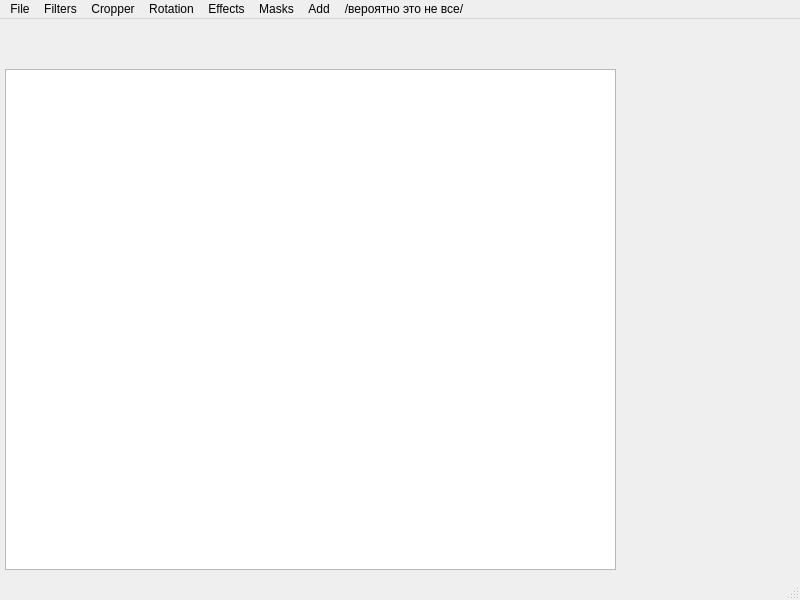
<?xml version="1.0" encoding="UTF-8"?>
<ui version="4.0">
    <class>MainWindow</class>
    <widget class="QMainWindow" name="MainWindow">
        <property name="geometry">
            <rect>
                <x>0</x>
                <y>0</y>
                <width>800</width>
                <height>600</height>
            </rect>
        </property>
        <property name="windowTitle">
            <string>MainWindow</string>
        </property>
        <widget class="QWidget" name="centralwidget">
            <widget class="QGraphicsView" name="graphicsView">
                <property name="geometry">
                    <rect>
                        <x>5</x>
                        <y>50</y>
                        <width>611</width>
                        <height>501</height>
                    </rect>
                </property>
            </widget>
        </widget>
        <widget class="QMenuBar" name="menubar">
            <property name="geometry">
                <rect>
                    <x>0</x>
                    <y>0</y>
                    <width>800</width>
                    <height>21</height>
                </rect>
            </property>
            <widget class="QMenu" name="menuOpen_File">
                <property name="title">
                    <string>File</string>
                </property>
                <addaction name="actionOpen"/>
                <addaction name="actionNew"/>
                <addaction name="separator"/>
                <addaction name="actionSave"/>
                <addaction name="actionSave_As"/>
            </widget>
            <widget class="QMenu" name="menuFilters">
                <property name="title">
                    <string>Filters</string>
                </property>
                <widget class="QMenu" name="menuJust_Blue">
                    <property name="title">
                        <string>Colors</string>
                    </property>
                    <addaction name="actionJust_Red"/>
                    <addaction name="actionJust_Green"/>
                    <addaction name="actionJust_Blue_2"/>
                </widget>
                <widget class="QMenu" name="menuCurvies">
                    <property name="title">
                        <string>Curvies</string>
                    </property>
                </widget>
                <addaction name="actionSepia"/>
                <addaction name="actionNegative"/>
                <addaction name="separator"/>
                <addaction name="menuJust_Blue"/>
                <addaction name="menuCurvies"/>
            </widget>
            <widget class="QMenu" name="menuCropper">
                <property name="title">
                    <string>Cropper</string>
                </property>
                <widget class="QMenu" name="menuShape">
                    <property name="title">
                        <string>Shape</string>
                    </property>
                    <addaction name="actionSquare_2"/>
                    <addaction name="actionTriangle_2"/>
                    <addaction name="actionCircle"/>
                </widget>
                <widget class="QMenu" name="menuAspect_Ratio">
                    <property name="title">
                        <string>Aspect Ratio</string>
                    </property>
                    <addaction name="action3_4"/>
                    <addaction name="action4_4"/>
                    <addaction name="action16_10"/>
                    <addaction name="action3_2"/>
                </widget>
                <widget class="QMenu" name="menuFor_Social_Network">
                    <property name="title">
                        <string>For Social Network</string>
                    </property>
                    <addaction name="actionInstagram_Stories_2"/>
                    <addaction name="actionTwitter_Youtube_Header"/>
                </widget>
                <addaction name="menuShape"/>
                <addaction name="menuAspect_Ratio"/>
                <addaction name="menuFor_Social_Network"/>
                <addaction name="separator"/>
                <addaction name="actionFree_Crop"/>
            </widget>
            <widget class="QMenu" name="menuRotation">
                <property name="title">
                    <string>Rotation</string>
                </property>
                <addaction name="actionLeft"/>
                <addaction name="actionRight"/>
                <addaction name="actionFlip_from_right_to_left"/>
                <addaction name="actionFlip_vertically"/>
            </widget>
            <widget class="QMenu" name="menuEffects">
                <property name="title">
                    <string>Effects</string>
                </property>
                <addaction name="action_4"/>
            </widget>
            <widget class="QMenu" name="menuMasks">
                <property name="title">
                    <string>Masks</string>
                </property>
                <addaction name="action_5"/>
            </widget>
            <widget class="QMenu" name="menuAdd">
                <property name="title">
                    <string>Add</string>
                </property>
                <addaction name="actionSTicker"/>
                <addaction name="actionPhoto"/>
                <addaction name="actionText"/>
            </widget>
            <widget class="QMenu" name="menu">
                <property name="title">
                    <string>/вероятно это не все/</string>
                </property>
            </widget>
            <addaction name="menuOpen_File"/>
            <addaction name="menuFilters"/>
            <addaction name="menuCropper"/>
            <addaction name="menuRotation"/>
            <addaction name="menuEffects"/>
            <addaction name="menuMasks"/>
            <addaction name="menuAdd"/>
            <addaction name="menu"/>
        </widget>
        <widget class="QStatusBar" name="statusbar"/>
        <action name="actionSepia">
            <property name="text">
                <string>Sepia</string>
            </property>
        </action>
        <action name="actionNegative">
            <property name="text">
                <string>Negative</string>
            </property>
        </action>
        <action name="actionJust_Green">
            <property name="text">
                <string>Just Green</string>
            </property>
        </action>
        <action name="actionJust_Red">
            <property name="text">
                <string>Just Red</string>
            </property>
        </action>
        <action name="actionSquare">
            <property name="text">
                <string>Square</string>
            </property>
        </action>
        <action name="actionTriangle">
            <property name="text">
                <string>Triangle</string>
            </property>
        </action>
        <action name="action16_9">
            <property name="text">
                <string>16:9</string>
            </property>
        </action>
        <action name="action4_3">
            <property name="text">
                <string>4:3</string>
            </property>
        </action>
        <action name="action9_16">
            <property name="text">
                <string>9:16</string>
            </property>
        </action>
        <action name="actionSquare_2">
            <property name="text">
                <string>Square</string>
            </property>
        </action>
        <action name="actionTriangle_2">
            <property name="text">
                <string>Triangle</string>
            </property>
        </action>
        <action name="actionCircle">
            <property name="text">
                <string>Circle</string>
            </property>
        </action>
        <action name="action4_4">
            <property name="text">
                <string>4:3</string>
            </property>
        </action>
        <action name="action16_10">
            <property name="text">
                <string>16:9</string>
            </property>
        </action>
        <action name="action3_4">
            <property name="text">
                <string>3:4</string>
            </property>
        </action>
        <action name="action9_17">
            <property name="text">
                <string>9:16</string>
            </property>
        </action>
        <action name="action3_2">
            <property name="text">
                <string>3:2</string>
            </property>
        </action>
        <action name="actionInstagram_Stories">
            <property name="text">
                <string>Instagram Stories</string>
            </property>
        </action>
        <action name="actionInstagram_Stories_2">
            <property name="text">
                <string>Instagram Stories</string>
            </property>
        </action>
        <action name="actionTwitter_Youtube_Header">
            <property name="text">
                <string>Twitter/Youtube Header</string>
            </property>
        </action>
        <action name="actionFree_Crop">
            <property name="text">
                <string>Free Crop</string>
            </property>
        </action>
        <action name="actionJust_Blue_2">
            <property name="text">
                <string>Just Blue</string>
            </property>
        </action>
        <action name="actionLeft">
            <property name="text">
                <string>Left</string>
            </property>
        </action>
        <action name="actionRight">
            <property name="text">
                <string>Right</string>
            </property>
        </action>
        <action name="actionFlip_from_right_to_left">
            <property name="text">
                <string>Flip Horizontally</string>
            </property>
        </action>
        <action name="actionFlip_vertically">
            <property name="text">
                <string>Flip Vertically</string>
            </property>
        </action>
        <action name="action_4">
            <property name="text">
                <string>/буду дополнять и пополнять/</string>
            </property>
        </action>
        <action name="action_5">
            <property name="text">
                <string>/дополнять/</string>
            </property>
        </action>
        <action name="actionOpen">
            <property name="text">
                <string>Open</string>
            </property>
        </action>
        <action name="actionNew">
            <property name="text">
                <string>New</string>
            </property>
        </action>
        <action name="actionSave">
            <property name="text">
                <string>Save</string>
            </property>
        </action>
        <action name="actionSave_As">
            <property name="text">
                <string>Save As</string>
            </property>
        </action>
        <action name="actionSTicker">
            <property name="text">
                <string>Sticker</string>
            </property>
        </action>
        <action name="actionPhoto">
            <property name="text">
                <string>Photo</string>
            </property>
        </action>
        <action name="actionText">
            <property name="text">
                <string>Text</string>
            </property>
        </action>
    </widget>
    <resources/>
    <connections/>
</ui>
